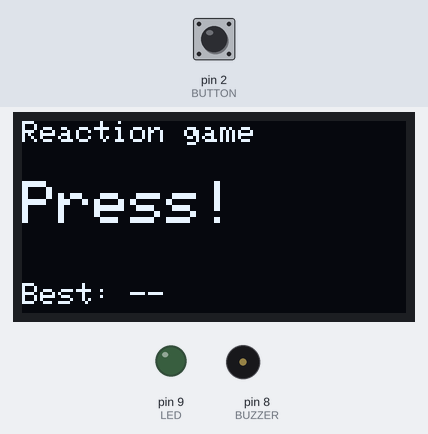
This sketch was run on a simulated Arduino Uno, built with avr-gcc and run on an emulated ATmega328P. Parts: 128×64 one-colour display, output pins drawn as LEDs (lit = HIGH), buzzer (waves = sounding). The test bench sets the inputs (shaded band); at power-on: pin 2 (BUTTON) HIGH. Random numbers use the default seed unless the sketch sets one; what the sketch prints to the serial monitor is not drawn.

Above: at 1.2 s.
1.3 s: pin 2 (BUTTON) pulled LOW for 0.15 s
At 1.7 s:
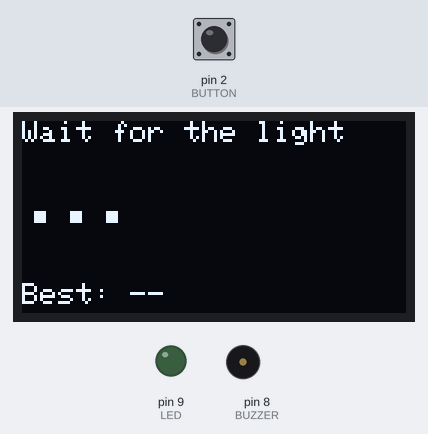
4.4 s: pin 2 (BUTTON) pulled LOW for 1 s
At 5.3 s:
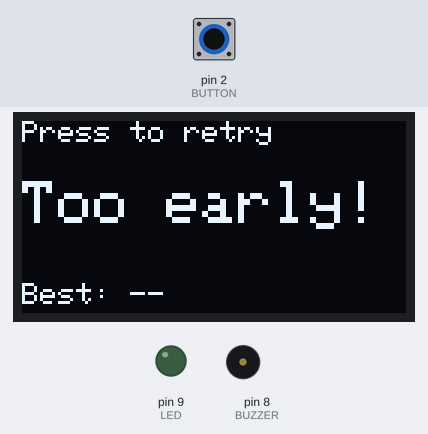
6.9 s: pin 2 (BUTTON) pulled LOW for 0.15 s
At 9.6 s:
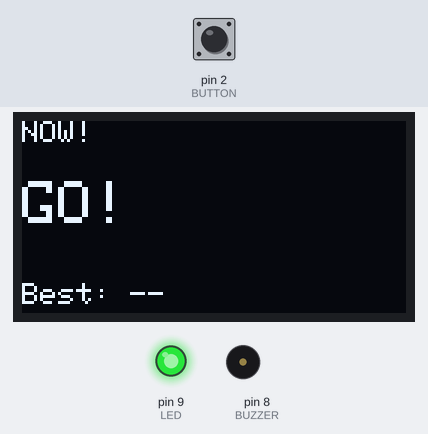
10.0 s: pin 2 (BUTTON) pulled LOW for 3.2 s
At 10.7 s:
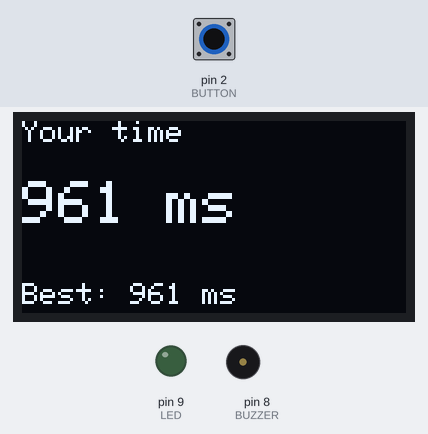
14.7 s: pin 2 (BUTTON) pulled LOW for 0.15 s
At 15.5 s:
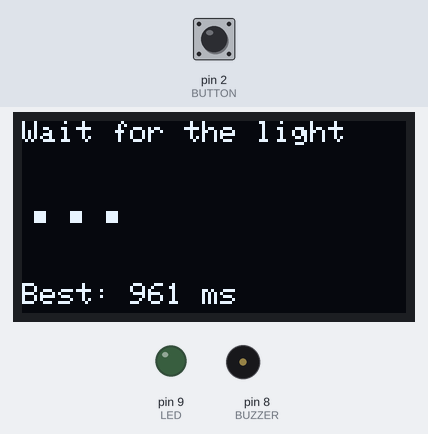
17.8 s: pin 2 (BUTTON) pulled LOW for 1 s
At 19.1 s:
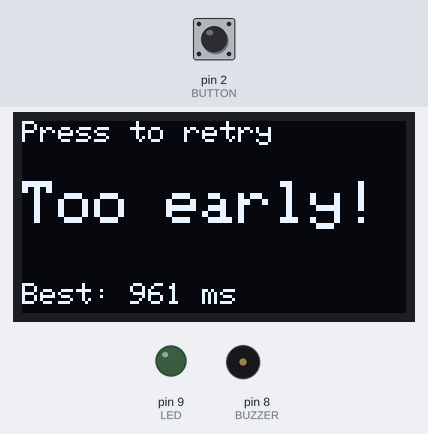
Timing chart, 0 to 20.8 s (numbered marks = the images above; inputs shaded):
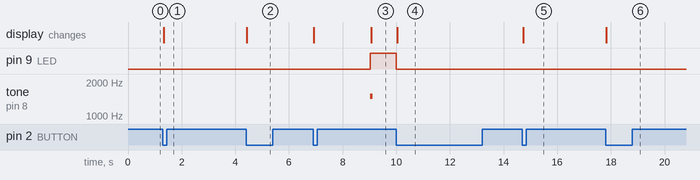

The sketch:

sketch.ino
```cpp
// Episode 20 - Capstone: reaction-time game with a state machine (button, LED, buzzer, OLED)
#include <Adafruit_GFX.h>
#include <Adafruit_SSD1306.h>

const int LED = 9, BUTTON = 2, BUZZER = 8;
Adafruit_SSD1306 display(128, 64, &Wire, -1);

enum State { IDLE, WAITING, GO, RESULT };
State state = IDLE;
unsigned long stateStart = 0;               // when we entered this state
unsigned long waitTime = 0;                 // random 2..5 s
unsigned long result = 0;
unsigned long best = 0;                     // 0 = no best yet
bool tooEarly = false;

bool lastButton = HIGH;
unsigned long lastChange = 0;

void show(const char* line1, const char* line2) {
  display.clearDisplay();
  display.setTextSize(1);
  display.setCursor(0, 0);
  display.print(line1);
  display.setTextSize(2);
  display.setCursor(0, 20);
  display.print(line2);
  display.setTextSize(1);
  display.setCursor(0, 54);
  display.print("Best: ");
  if (best) { display.print(best); display.print(" ms"); }
  else display.print("--");
  display.display();
}

void enter(State s) {
  state = s;
  stateStart = millis();
  char buf[16];
  switch (s) {
    case IDLE:    show("Reaction game", "Press!"); break;
    case WAITING: waitTime = random(2000, 5000); show("Wait for the light", "..."); break;
    case GO:      digitalWrite(LED, HIGH); tone(BUZZER, 1500, 80); show("NOW!", "GO!"); break;
    case RESULT:
      digitalWrite(LED, LOW);
      if (tooEarly) show("Press to retry", "Too early!");
      else { snprintf(buf, 16, "%lu ms", result); show("Your time", buf); }
      break;
  }
}

bool pressed() {                            // true once per press (debounced, Episode 4)
  bool b = digitalRead(BUTTON);
  if (b != lastButton && millis() - lastChange > 20) {
    lastChange = millis();
    lastButton = b;
    return b == LOW;
  }
  return false;
}

void setup() {
  Serial.begin(9600);
  pinMode(LED, OUTPUT);
  pinMode(BUTTON, INPUT_PULLUP);
  randomSeed(analogRead(A1));
  display.begin(SSD1306_SWITCHCAPVCC, 0x3C);
  display.setTextColor(SSD1306_WHITE);
  enter(IDLE);
}

void loop() {
  bool p = pressed();
  switch (state) {
    case IDLE:
      if (p) { tooEarly = false; enter(WAITING); }
      break;
    case WAITING:
      if (p) { tooEarly = true; Serial.println("Too early"); enter(RESULT); }   // pressed before the light
      else if (millis() - stateStart >= waitTime) enter(GO);
      break;
    case GO:
      if (p) {
        result = millis() - stateStart;
        if (best == 0 || result < best) best = result;
        Serial.print("Time: "); Serial.println(result);
        enter(RESULT);
      }
      break;
    case RESULT:
      if (p) { tooEarly = false; enter(WAITING); }
      break;
  }
}
```

Measured:
- after the input at 1.3 s, the display: changes at once (image 1)
- after the input at 6.9 s, pin 9 (LED): LOW → HIGH after 2.1 s; tone on pin 8 (BUZZER): silent → 1500 Hz after 2.1 s, → silent 0.08 s later; the display: first changes at once (image 3 shows a later state)
- after the input at 10.0 s, pin 9 (LED): HIGH → LOW at once; the display: changes at once (image 4)
- after the input at 14.7 s, the display: changes at once (image 5)
